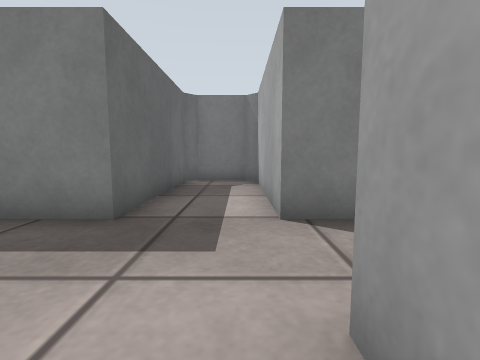
View 1 (above)

20 first-person views from a walk through a world built for the Gazebo simulator. The camera is 0.5 m above the floor, tilts 6° down and sees 85° across. The floor is counted in squares, 0.5 m on a side. Each view is taken from the middle of a square. On the plan, view 1 faces up. The plan holds only what a view shows up to about 11 squares ahead; the rest is blank. The place goes on beyond the plan. Surface patterns are stand-ins for the level's own textures.

View 2
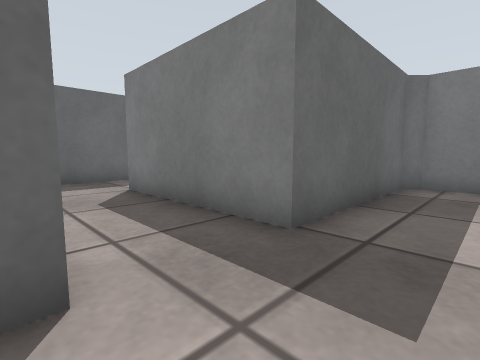

View 3
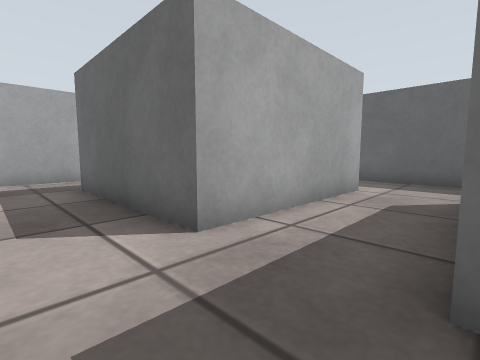

View 4
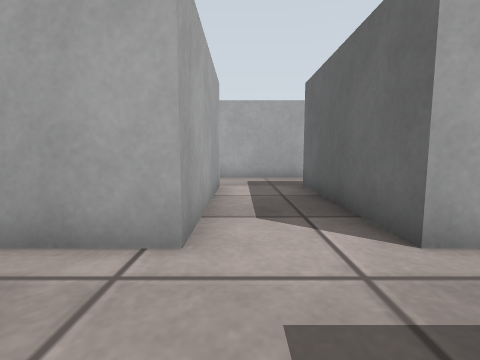

View 5
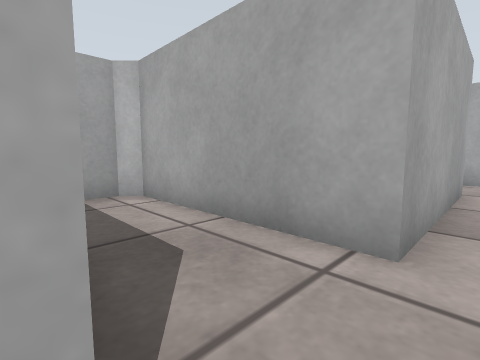

View 6
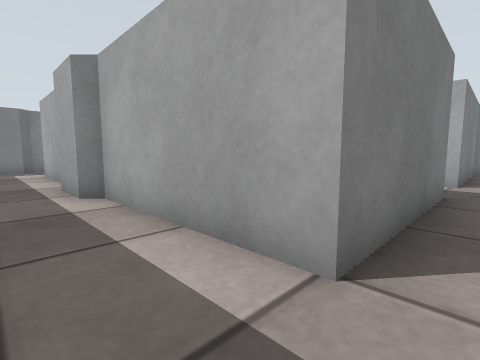

View 7
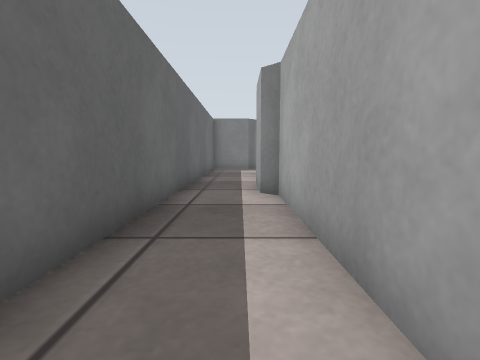

View 8
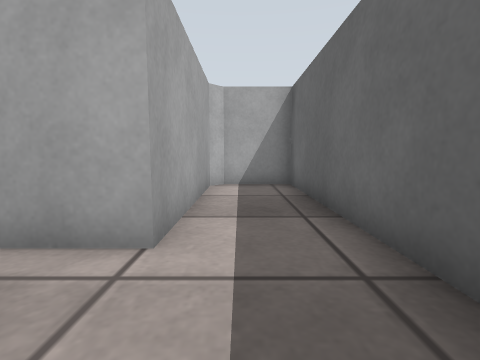

View 9
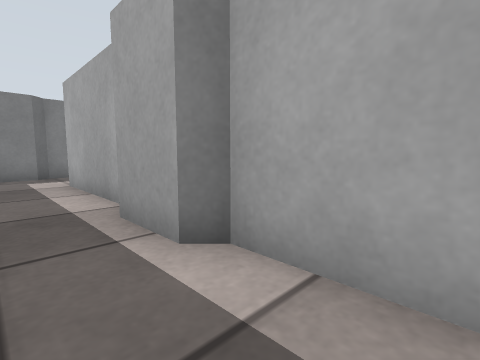

View 10
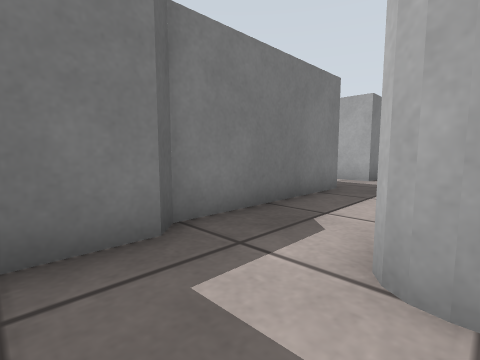

View 11
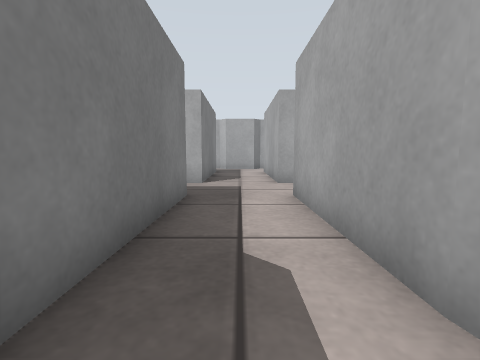

View 12
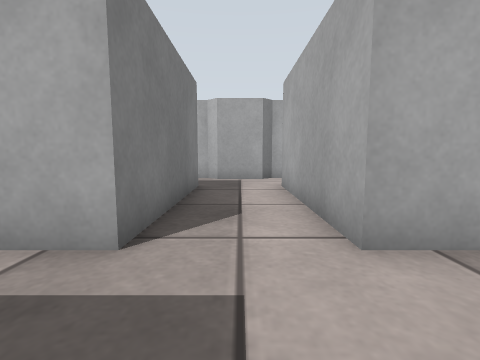

View 13
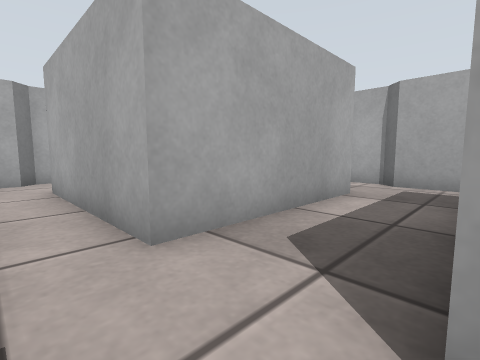

View 14
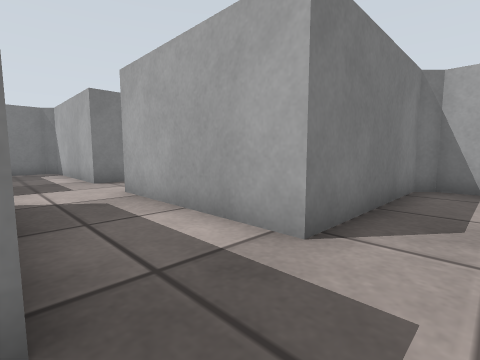

View 15
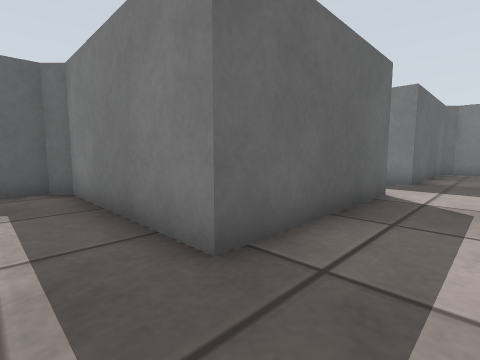

View 16
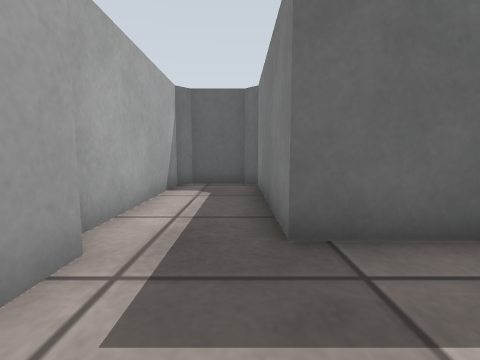

View 17
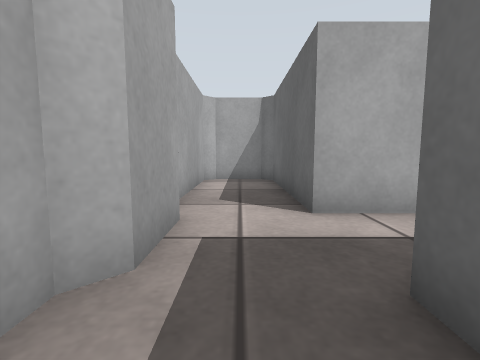

View 18
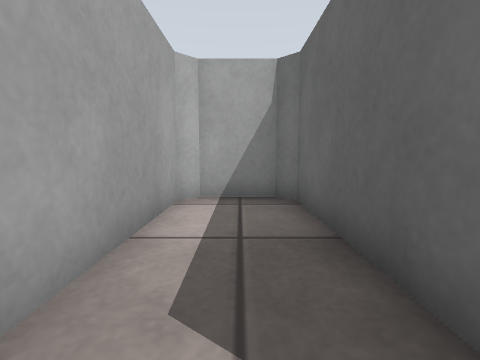

View 19
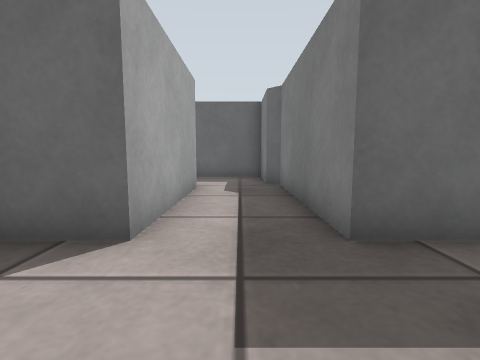

View 20
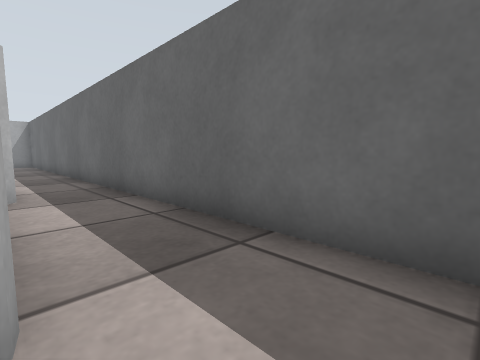

### Floor plan
Ten units are one square. View 1 is at (0, 0); x grows to the right and y downward. Boxes are objects, and circles mark ways between rooms. Rooms are numbered by the first view taken in them; rooms with no view inside come last. Other rooms are left out.
<svg viewBox="-101 -220 189 288">
<path fill="none" stroke="#000" d="M-71 -90 -75 -94 -75 -112M6 39 6 -13 58 -13 62 -18 62 -25M-26 63 9 63M-71 -122 -71 -162M59 -39 6 -39 6 -91 2 -95 -15 -95 -19 -90 -19 -39 -71 -39 -71 -91M-75 -188 -96 -188 -96 42 -75 42 -71 38 -71 -13 -19 -13 -19 39M-15 -95 2 -95 6 -91 16 -91M6 -192 6 -215M-65 -167 -19 -167 -19 -116 -71 -116 -75 -112 -75 -95 -71 -91 -19 -91M-19 -215 -19 -192 -71 -192 -75 -188M62 -102 62 -111 58 -116 6 -116 6 -167M58 -199 58 -192 6 -192M6 -167 58 -167 58 -115 62 -112 79 -112 83 -116 83 -167 79 -171 79 -188 83 -192 83 -198"/>
<circle cx="-80" cy="-180" r="3" fill="#2a7"/>
<circle cx="0" cy="-180" r="3" fill="#2a7"/>
<text x="-40" y="-30">1</text>
<text x="-10" y="-140">2</text>
<text x="60" y="-170">3</text>
</svg>
Room 1 opens to room 2. Room 2 opens to room 3.

Where each view was taken, in squares from view 1:
view 1: 0 up, 0 right, facing up
view 2: 1 up, 0 right, facing up-left
view 3: 4 up, 0 right, facing down-left
view 4: 4 up, 0 right, facing down
view 5: 4 up, 0 right, facing down-right
view 6: 3 up, 9 left, facing up-right
view 7: 3 up, 8 left, facing up
view 8: 4 up, 8 left, facing down
view 9: 7 up, 9 left, facing up-right
view 10: 16 up, 9 left, facing up-right
view 11: 18 up, 8 left, facing right
view 12: 18 up, 2 left, facing right
view 13: 18 up, 2 left, facing down-right
view 14: 10 up, 2 left, facing up-right
view 15: 10 up, 0 right, facing up-left
view 16: 11 up, 1 right, facing left
view 17: 21 up, 7 right, facing down
view 18: 17 up, 7 right, facing down
view 19: 18 up, 1 right, facing left
view 20: 18 up, 7 left, facing down-left
